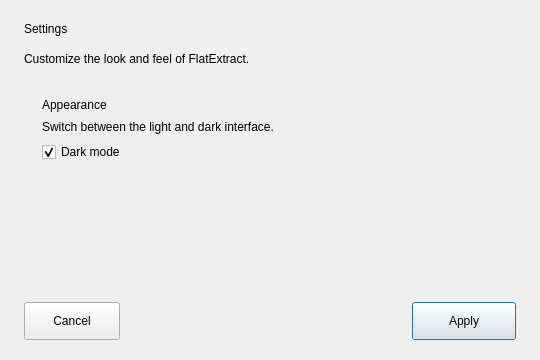
<?xml version="1.0" encoding="UTF-8"?>
<ui version="4.0">
 <class>SettingsDialog</class>
 <widget class="QDialog" name="SettingsDialog">
  <property name="geometry">
   <rect>
    <x>0</x>
    <y>0</y>
    <width>540</width>
    <height>360</height>
   </rect>
  </property>
  <property name="minimumSize">
   <size>
    <width>500</width>
    <height>330</height>
   </size>
  </property>
  <property name="windowTitle">
   <string>Settings</string>
  </property>
  <property name="modal">
   <bool>true</bool>
  </property>
  <layout class="QVBoxLayout" name="settingsLayout">
   <property name="spacing">
    <number>16</number>
   </property>
   <property name="leftMargin">
    <number>24</number>
   </property>
   <property name="topMargin">
    <number>22</number>
   </property>
   <property name="rightMargin">
    <number>24</number>
   </property>
   <property name="bottomMargin">
    <number>20</number>
   </property>
   <item>
    <widget class="QLabel" name="settingsTitle">
     <property name="text">
      <string>Settings</string>
     </property>
    </widget>
   </item>
   <item>
    <widget class="QLabel" name="settingsSubtitle">
     <property name="text">
      <string>Customize the look and feel of FlatExtract.</string>
     </property>
    </widget>
   </item>
   <item>
    <widget class="QFrame" name="appearanceCard">
     <layout class="QVBoxLayout" name="appearanceCardLayout">
      <property name="spacing">
       <number>8</number>
      </property>
      <property name="leftMargin">
       <number>18</number>
      </property>
      <property name="topMargin">
       <number>16</number>
      </property>
      <property name="rightMargin">
       <number>18</number>
      </property>
      <property name="bottomMargin">
       <number>16</number>
      </property>
      <item>
       <widget class="QLabel" name="settingsSectionTitle">
        <property name="text">
         <string>Appearance</string>
        </property>
       </widget>
      </item>
      <item>
       <widget class="QLabel" name="appearanceDescription">
        <property name="text">
         <string>Switch between the light and dark interface.</string>
        </property>
       </widget>
      </item>
      <item>
       <widget class="QCheckBox" name="nightmode">
        <property name="toolTip">
         <string>Use the dark interface theme</string>
        </property>
        <property name="text">
         <string>Dark mode</string>
        </property>
        <property name="checked">
         <bool>true</bool>
        </property>
       </widget>
      </item>
     </layout>
    </widget>
   </item>
   <item>
    <spacer name="settingsSpacer">
     <property name="orientation">
      <enum>Qt::Vertical</enum>
     </property>
     <property name="sizeHint" stdset="0">
      <size>
       <width>20</width>
       <height>20</height>
      </size>
     </property>
    </spacer>
   </item>
   <item>
    <layout class="QHBoxLayout" name="settingsActionsLayout">
     <property name="spacing">
      <number>10</number>
     </property>
     <item>
      <widget class="QPushButton" name="back">
       <property name="minimumSize">
        <size>
         <width>96</width>
         <height>38</height>
        </size>
       </property>
       <property name="text">
        <string>Cancel</string>
       </property>
      </widget>
     </item>
     <item>
      <spacer name="settingsActionsSpacer">
       <property name="orientation">
        <enum>Qt::Horizontal</enum>
       </property>
       <property name="sizeHint" stdset="0">
        <size>
         <width>40</width>
         <height>20</height>
        </size>
       </property>
      </spacer>
     </item>
     <item>
      <widget class="QPushButton" name="apply">
       <property name="minimumSize">
        <size>
         <width>104</width>
         <height>38</height>
        </size>
       </property>
       <property name="text">
        <string>Apply</string>
       </property>
       <property name="default">
        <bool>true</bool>
       </property>
      </widget>
     </item>
    </layout>
   </item>
  </layout>
 </widget>
 <resources/>
 <connections/>
</ui>
